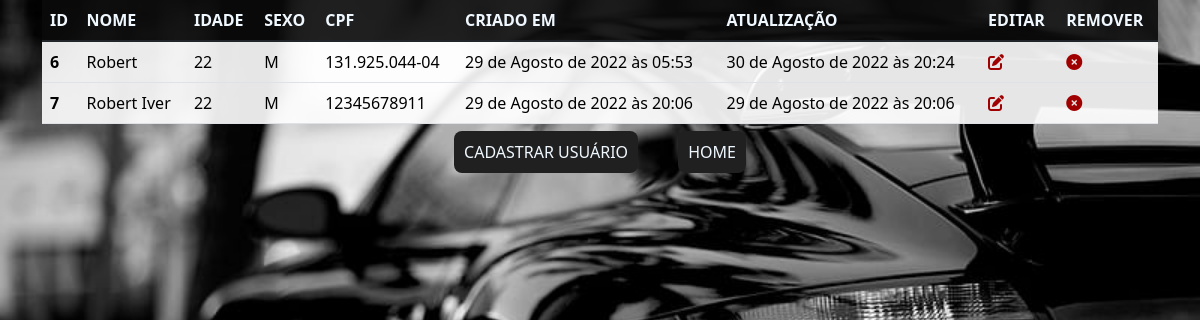
/users/, run on the app's committed database.
### core/models.py (models this page shows)
class User(models.Model):
    SEX_CHOICES = [
    ('M', 'Masculino')
  , ('F', 'Feminino')
]
    nome = models.CharField('Nome', max_length=255)
    idade = models.IntegerField('Idade')
    cpf = CPFField('cpf')
    created_at = models.DateTimeField(auto_now_add=True)
    updated_at = models.DateTimeField(auto_now=True)
    sexo = models.CharField('Sexo', blank=True, null=True, choices=SEX_CHOICES, max_length=1)

### core/views.py (the view)
# urls.py: path('users/',users, name='users'),
def users(request):
    usr = User.objects.all()
    contexto = {
        'usuario': usr
    }
    return render(request, 'users.html', contexto,)

### templates/users.html (shortened to what this page needs)
{% load static %}
<!DOCTYPE html>
<html lang="en">
<head>
    <link href="https://cdn.jsdelivr.net/npm/bootstrap@5.1.3/dist/css/bootstrap.min.css" rel="stylesheet"
>
    <link rel="stylesheet" href="{% static 'css/estilo.css' %}">
</head>
<body>
  <div class="container">
    <table class="table">
      <thead>
        <tr>
          <th scope="col">ID</th>
          <th scope="col">NOME</th>
          <th scope="col">IDADE</th>
          <th scope="col">SEXO</th>
          <th scope="col">CPF</th>
          <th scope="col">CRIADO EM</th>
          <th scope="col">ATUALIZAÇÃO</th>
          <th scope="col">EDITAR</th>
          <th scope="col">REMOVER</th>
        </tr>
      </thead>
      <tbody>
        {% for usr in usuario %}
        <tr>
          <th scope="row">{{usr.id}}</th>
          <td>{{usr.nome}}</td>
          <td>{{usr.idade}}</td>
          <td>{{usr.sexo}}</td>
          <td>{{usr.cpf}}</td>
          <td>{{usr.created_at}}</td>
          <td>{{usr.updated_at}}</td>
          <td><a href="{% url 'edituser' usr.id %}"><i class="fa-solid fa-pen-to-square"></i></a></td>
          <td><a href="{% url 'removeruser' usr.id %}"><i class="fa-solid fa-circle-xmark"></i></a></td>
        </tr>
        {% endfor %}
      </tbody>
    </table>
  </div>
  <p><a href="{% url 'caduser' %}">CADASTRAR USUÁRIO</a><a href="{% url 'bestcars' %}">HOME</a></p>
</body>
</html>

### static/css/estilo.css (style rules this page uses)
* { padding: 0%; margin: 0%; box-sizing: border-box; }
body { display: flex; flex-direction: column; align-items: center; background: url(../img/background.jpg); background-repeat: no-repeat; background-size: cover; }
.container { display: flex; justify-content: space-between; align-content: center; }
.container a { text-decoration: none; color: rgb(161, 0, 0); }
.container table thead tr { color: aliceblue; background-color: rgba(10, 10, 10, 0.9); }
.container table tbody tr { color: rgb(0, 0, 0); background-color: rgba(255, 255, 255, 0.9); }
p a { color: aliceblue; margin: 20px; background-color: rgb(32, 32, 32); padding: 10px; border-radius: 8px; transition: color .5s; transition: background-color .7s; }
p a:link { text-decoration: none; }

### data on the page
User: id "6", nome "Robert", idade "22", sexo "M", cpf "131.925.044-04", created_at "29 de Agosto de 2022 às 05:53", updated_at "30 de Agosto de 2022 às 20:24"
User: id "7", nome "Robert Iver", idade "22", sexo "M", cpf "12345678911", created_at "29 de Agosto de 2022 às 20:06", updated_at "29 de Agosto de 2022 às 20:06"
